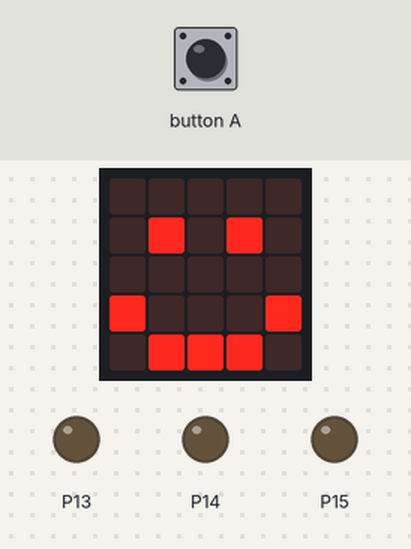
The program below on a simulated BBC micro:bit (MakeCode). Shown: the board's 5×5 LED display, output pins drawn as LEDs (lit = HIGH). Inputs (shaded band) come from the test bench.

Above: at 1.8 s.
1.9 s: button A pressed for 0.15 s
At 3.4 s:
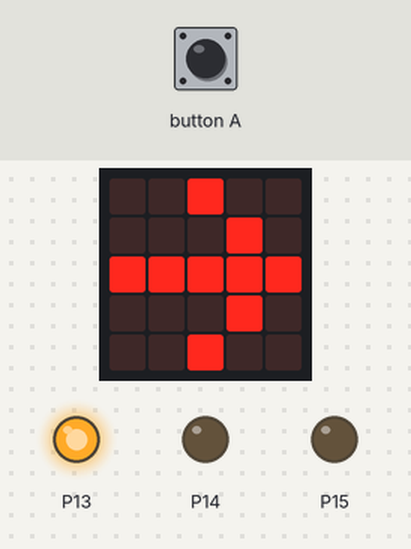
At 10.3 s:
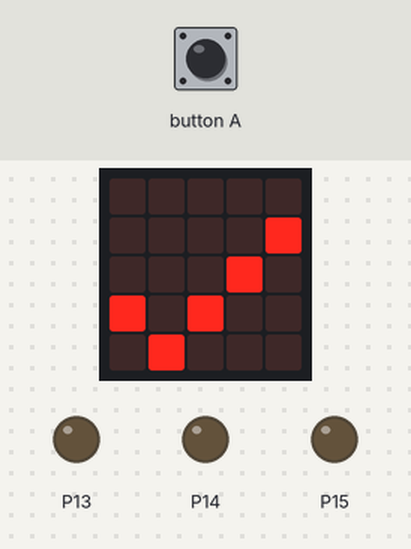
Timing chart, 0 to 11.8 s (numbered marks = the images above; inputs shaded):
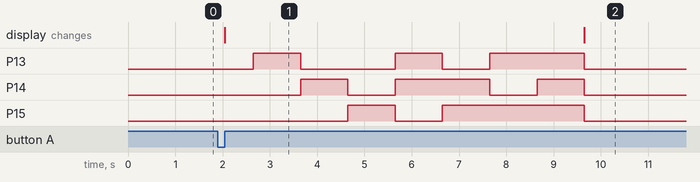

Measured:
- after the input at 1.9 s, P13: goes HIGH 1.0 s, LOW 2.0 s, HIGH 1.0 s, LOW 1.0 s, HIGH 2.0 s, then LOW, starting after 0.75 s; P14: goes HIGH 1.0 s, LOW 1.0 s, HIGH 2.0 s, LOW 1.0 s, HIGH 1.0 s, then LOW, starting after 1.8 s

The program:

main.ts
```typescript
// (licence header left out)
basic.clearScreen()
basic.showIcon(IconNames.Happy)

input.onButtonPressed(Button.A, function () {
    //cycles colors
    basic.clearScreen()
    basic.showArrow(ArrowNames.East)

    //shows red
    pins.digitalWritePin(DigitalPin.P13, 1)
    basic.pause(1000)
    pins.digitalWritePin(DigitalPin.P13, 0)

    //shows green
    pins.digitalWritePin(DigitalPin.P14, 1)
    basic.pause(1000)
    pins.digitalWritePin(DigitalPin.P14, 0)

    //shows blue
    pins.digitalWritePin(DigitalPin.P15, 1)
    basic.pause(1000)
    pins.digitalWritePin(DigitalPin.P15, 0)

    //shows red + green
    pins.digitalWritePin(DigitalPin.P13, 1)
    pins.digitalWritePin(DigitalPin.P14, 1)
    basic.pause(1000)
    pins.digitalWritePin(DigitalPin.P13, 0)
    pins.digitalWritePin(DigitalPin.P14, 0)

    //shows green + blue
    pins.digitalWritePin(DigitalPin.P14, 1)
    pins.digitalWritePin(DigitalPin.P15, 1)
    basic.pause(1000)
    pins.digitalWritePin(DigitalPin.P14, 0)
    pins.digitalWritePin(DigitalPin.P15, 0)

    //shows blue + red
    pins.digitalWritePin(DigitalPin.P15, 1)
    pins.digitalWritePin(DigitalPin.P13, 1)
    basic.pause(1000)
    pins.digitalWritePin(DigitalPin.P15, 0)
    pins.digitalWritePin(DigitalPin.P13, 0)

    //shows red + green + blue
    pins.digitalWritePin(DigitalPin.P13, 1)
    pins.digitalWritePin(DigitalPin.P14, 1)
    pins.digitalWritePin(DigitalPin.P15, 1)
    basic.pause(1000)
    pins.digitalWritePin(DigitalPin.P13, 0)
    pins.digitalWritePin(DigitalPin.P14, 0)
    pins.digitalWritePin(DigitalPin.P15, 0)
    basic.showIcon(IconNames.Yes)
})
```
